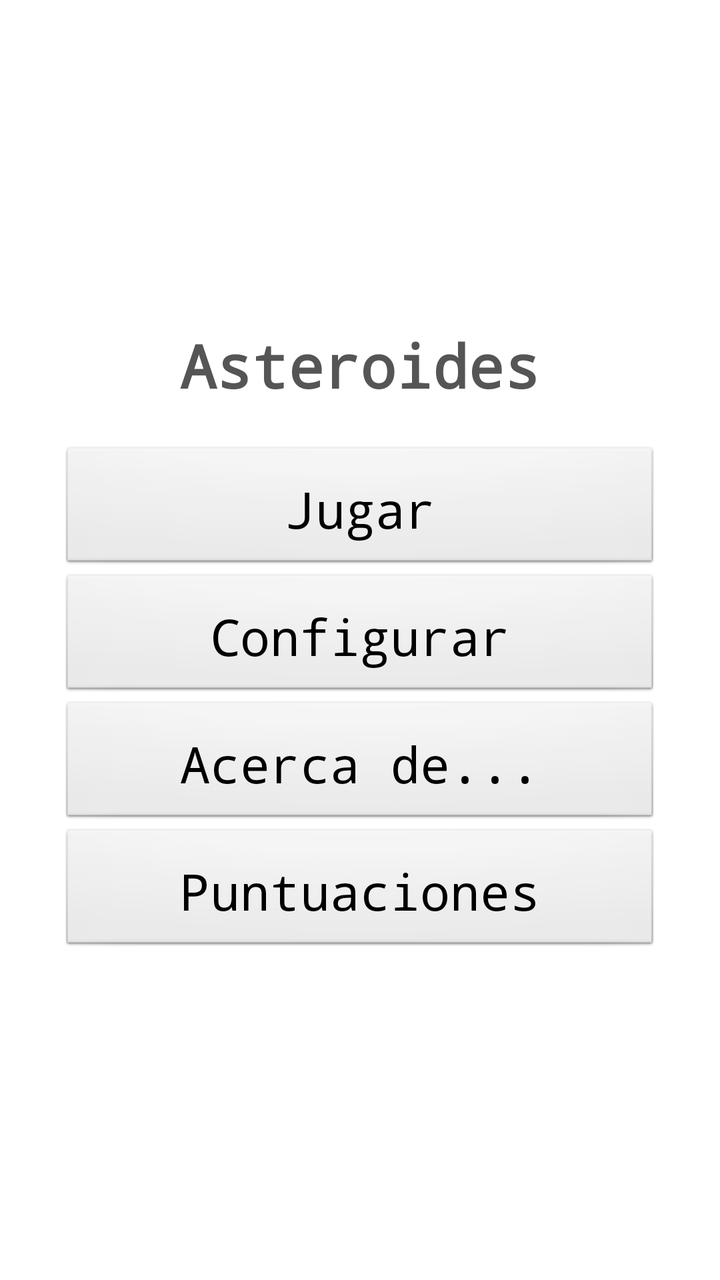
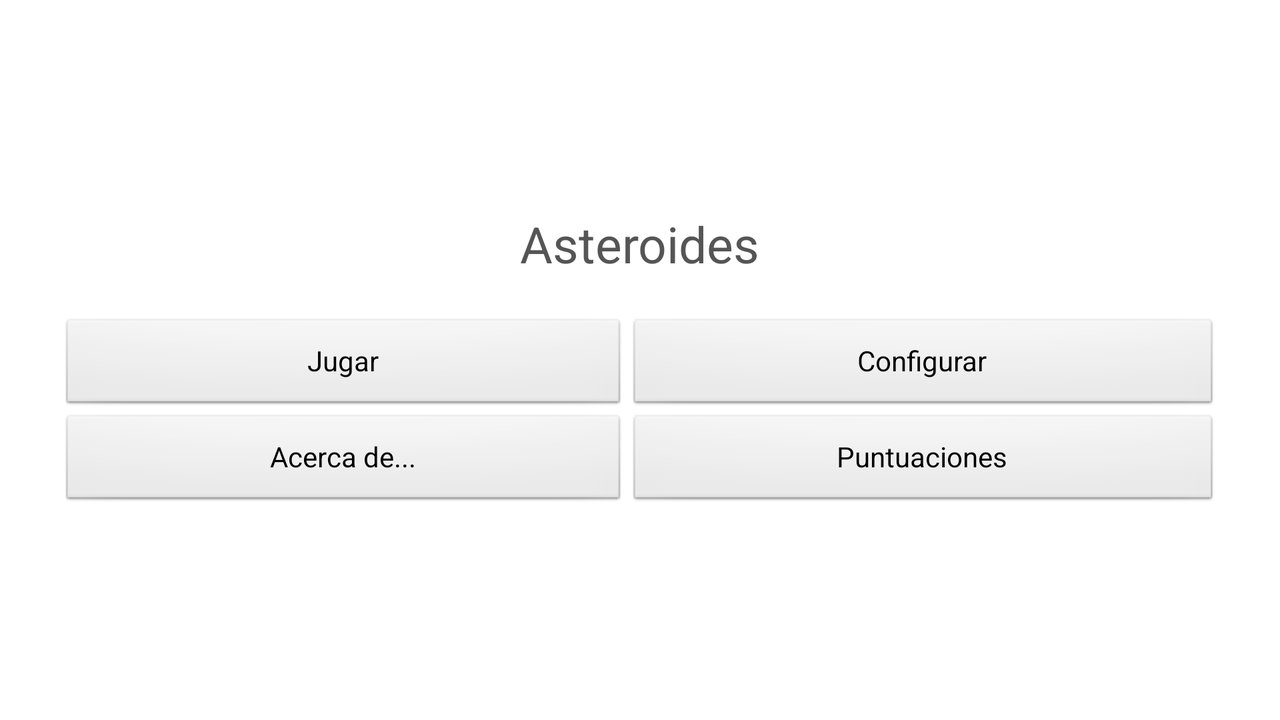

An Android layout and its configuration variant, each rendered on a device that would load it. The default file and the variant file are quoted in full after the pictures.
<!-- AndroidManifest.xml: application theme AppTheme -->
<!-- res/layout/main.xml -->
<LinearLayout xmlns:android="http://schemas.android.com/apk/res/android"
    xmlns:tools="http://schemas.android.com/tools"
    android:id="@+id/LinearLayout1"
    android:layout_width="fill_parent"
    android:layout_height="fill_parent"
    android:background="@drawable/fondo2"
    android:gravity="center"
    android:orientation="vertical"
    android:padding="@dimen/treinta"
    tools:context=".Asteroides" >

    <TextView
        android:id="@+id/textView1"
        android:layout_width="wrap_content"
        android:layout_height="wrap_content"
        android:layout_gravity="center"
        android:layout_marginBottom="20dp"
        android:text="@string/app_name"
        android:textAppearance="@style/TextoAsteroides"
        android:textColor="@color/Gris" />

    <Button
        android:id="@+id/button1"
        style="@style/TextoAsteroides.botones"
        android:layout_width="fill_parent"
        android:layout_height="wrap_content"
        android:layout_gravity="center"
        android:onClick="lanzarJuego"
        android:text="@string/jugar" />

    <Button
        android:id="@+id/button2"
        style="@style/TextoAsteroides.botones"
        android:layout_width="fill_parent"
        android:layout_height="wrap_content"
        android:layout_gravity="center"
        android:onClick="lanzarPreferencias"
        android:text="@string/configurar" />

    <Button
        android:id="@+id/button03"
        style="@style/TextoAsteroides.botones"
        android:layout_width="fill_parent"
        android:layout_height="wrap_content"
        android:layout_gravity="center"
        android:text="@string/Acerca" />

    <Button
        android:id="@+id/button4"
        style="@style/TextoAsteroides.botones"
        android:layout_width="fill_parent"
        android:layout_height="wrap_content"
        android:layout_gravity="center"
        android:text="@string/Puntuaciones" />

</LinearLayout>
<!-- resources referenced by this layout -->
<resources>
  <color name="Gris">#555</color>
  <dimen name="treinta">30dip</dimen>
  <string name="Acerca">Acerca de...</string>
  <string name="Puntuaciones">Puntuaciones</string>
  <string name="app_name">Asteroides</string>
  <string name="configurar">Configurar</string>
  <string name="jugar">Jugar</string>
  <style name="TextoAsteroides" parent="@android:style/TextAppearance.Medium">
  	    <item name="android:textSize">@dimen/treinta</item> 
  		<item name="android:typeface">monospace</item>
  		<item name="android:textStyle">bold</item>
  	</style>
  <style name="TextoAsteroides.botones">
  		
  		<item name="android:textStyle">normal</item>
  		<item name="android:textSize">@dimen/d25dp</item> 
  		<item name="android:padding">@dimen/d15dp</item>
  		<item name="android:textColor">#000</item>
  
  		
  	</style>
  <style name="AppTheme" parent="AppBaseTheme">
          
      </style>
  <dimen name="d25dp">25dp</dimen>
  <dimen name="d15dp">15dp</dimen>
  <style name="AppBaseTheme" parent="android:Theme.Light">
          
      </style>
</resources>
<!-- res/layout-land/main.xml (the repository's variant of the layout above) -->
<!-- drawn on the phone turned sideways -->
<LinearLayout xmlns:android="http://schemas.android.com/apk/res/android"
    xmlns:tools="http://schemas.android.com/tools"
    android:id="@+id/LinearLayout1"
    android:layout_width="fill_parent"
    android:layout_height="fill_parent"
    android:background="@drawable/fondo"
    android:gravity="center"
    android:orientation="vertical"
    android:padding="@dimen/treinta"
    tools:context=".Asteroides" >

    <TextView
        android:id="@+id/textView1"
        android:layout_width="wrap_content"
        android:layout_height="wrap_content"
        android:layout_gravity="center"
        android:layout_marginBottom="20dp"
        android:text="@string/app_name"
        android:textColor="@color/Gris"
        android:textSize="@dimen/d25dp" />

    <TableLayout
        android:layout_width="match_parent"
        android:layout_height="wrap_content"
        android:stretchColumns="*" >

        <TableRow
            android:id="@+id/tableRow1"
            android:layout_width="wrap_content"
            android:layout_height="wrap_content" >

            <Button
                android:id="@+id/button1"
                android:layout_width="fill_parent"
                android:layout_height="wrap_content"
                android:onClick="lanzarJuego"
                android:text="@string/jugar" />

            <Button
                android:id="@+id/button2"
                android:layout_width="fill_parent"
                android:layout_height="wrap_content"
                android:onClick="lanzarPreferencias"
                android:text="@string/configurar" />

        </TableRow>

        <TableRow
            android:id="@+id/tableRow2"
            android:layout_width="wrap_content"
            android:layout_height="wrap_content" >

            <Button
                android:id="@+id/button03"
                android:layout_width="fill_parent"
                android:layout_height="wrap_content"
                android:text="@string/Acerca" />

            <Button
                android:id="@+id/button4"
                android:layout_width="fill_parent"
                android:layout_height="wrap_content"
                android:text="@string/Puntuaciones" />

        </TableRow>
    </TableLayout>

</LinearLayout>
<!-- resources referenced by the variant -->
<!-- as the phone turned sideways resolves them -->
<resources>
  <color name="Gris">#555</color>
  <dimen name="d25dp">25dp</dimen>
  <dimen name="treinta">30dip</dimen>
  <string name="Acerca">Acerca de...</string>
  <string name="Puntuaciones">Puntuaciones</string>
  <string name="app_name">Asteroides</string>
  <string name="configurar">Configurar</string>
  <string name="jugar">Jugar</string>
  <style name="AppTheme" parent="AppBaseTheme">
          
      </style>
  <style name="AppBaseTheme" parent="android:Theme.Light">
          
      </style>
</resources>
